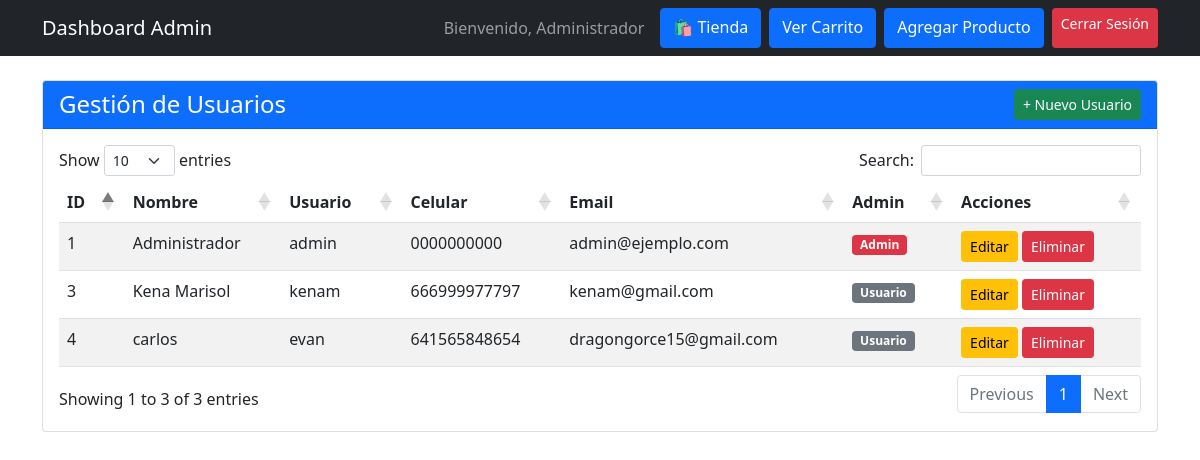
The page /dashboard (signed in) on the database as committed earlier.
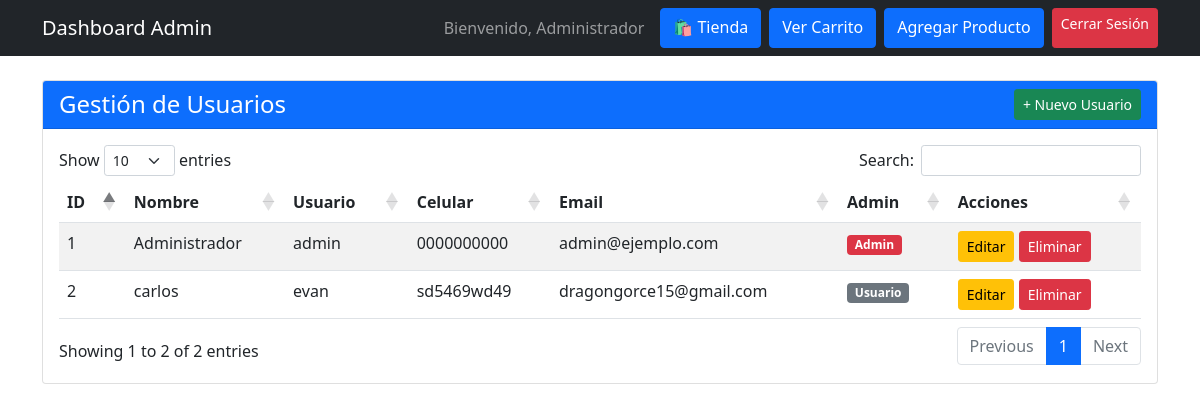
The same page on the database as committed later.
### models.py (models this page shows, shortened)
class Usuario(UserMixin, db.Model):
    id = db.Column(db.Integer, primary_key=True)
    nombre = db.Column(db.String(100), nullable=False)
    usuario = db.Column(db.String(80), unique=True, nullable=False)
    celular = db.Column(db.String(20), nullable=False)
    email = db.Column(db.String(120), unique=True, nullable=False)
    password_hash = db.Column(db.String(255), nullable=False)
    es_admin = db.Column(db.Boolean, default=False)
    fecha_registro = db.Column(db.DateTime, default=datetime.utcnow)

### app.py (the view)
@app.route('/dashboard')
@login_required
def dashboard():
    if not current_user.es_admin:
        flash('Acceso denegado. Se requieren permisos de administrador', 'error')
        return redirect(url_for('perfil'))
    usuarios = Usuario.query.all()
    return render_template('dashboard.html', usuarios=usuarios)

### app.py (called while the page is built)
@login_manager.user_loader
def load_user(user_id):
    return Usuario.query.get(int(user_id))

### templates/dashboard.html (shortened to what this page needs)
<!DOCTYPE html>
<html lang="es">
<head>
    <link href="https://cdn.jsdelivr.net/npm/bootstrap@5.1.3/dist/css/bootstrap.min.css" rel="stylesheet">
    <link href="https://cdn.datatables.net/1.11.5/css/dataTables.bootstrap5.min.css" rel="stylesheet">
</head>
<body>
    <nav class="navbar navbar-dark bg-dark">
        <div class="container">
            <span class="navbar-brand">Dashboard Admin</span>
            <div class="d-flex">
                <span class="navbar-text me-3">Bienvenido, {{ current_user.nombre }}</span>
                <a href="{{ url_for('tienda') }}" class="btn btn-primary me-2">🛍️ Tienda</a>
                <a href="{{ url_for('ver_carrito') }}" class="btn btn-primary me-2"> Ver Carrito</a>
                <a href="{{ url_for('nuevo_producto') }}" class="btn btn-primary me-2"> Agregar Producto</a>
                <a href="{{ url_for('logout') }}" class="btn btn-danger btn-sm">Cerrar Sesión</a>
            </div>
        </div>
    </nav>
    <div class="container mt-4">
        <div class="row">
            <div class="col-md-12">
                <div class="card">
                    <div class="card-header bg-primary text-white d-flex justify-content-between align-items-center">
                        <h4 class="mb-0">Gestión de Usuarios</h4>
                        <button class="btn btn-success btn-sm" data-bs-toggle="modal" data-bs-target="#crearUsuarioModal">
                            + Nuevo Usuario
                        </button>
                    </div>
                    <div class="card-body">
                        <div class="table-responsive">
                            <table id="usuariosTable" class="table table-striped">
                                <thead>
                                    <tr>
                                        <th>ID</th>
                                        <th>Nombre</th>
                                        <th>Usuario</th>
                                        <th>Celular</th>
                                        <th>Email</th>
                                        <th>Admin</th>
                                        <th>Acciones</th>
                                    </tr>
                                </thead>
                                <tbody>
                                    {% for usuario in usuarios %}
                                    <tr>
                                        <td>{{ usuario.id }}</td>
                                        <td>{{ usuario.nombre }}</td>
                                        <td>{{ usuario.usuario }}</td>
                                        <td>{{ usuario.celular }}</td>
                                        <td>{{ usuario.email }}</td>
                                        <td>
                                            {% if usuario.es_admin %}
                                                <span class="badge bg-danger">Admin</span>
                                            {% else %}
                                                <span class="badge bg-secondary">Usuario</span>
                                            {% endif %}
                                        </td>
                                        <td>
                                            <button class="btn btn-warning btn-sm" onclick="editarUsuario({{ usuario.id }})">Editar</button>
                                            <button class="btn btn-danger btn-sm" onclick="eliminarUsuario({{ usuario.id }})">Eliminar</button>
                                        </td>
                                    </tr>
                                    {% endfor %}
                                </tbody>
                            </table>
                        </div>
                    </div>
                </div>
            </div>
        </div>
    </div>
</body>
</html>

Rows that differ between the two databases and show on the page:
removed Usuario: id "3", nombre "Kena Marisol", usuario "kenam", celular "666999977797", email "kenam@gmail.com", es_admin "Usuario"
removed Usuario: id "4", nombre "carlos", usuario "evan", celular "641565848654", email "dragongorce15@gmail.com", es_admin "Usuario"
added Usuario: id "2", nombre "carlos", usuario "evan", celular "sd5469wd49", email "dragongorce15@gmail.com", es_admin "Usuario"
Other text that changed with them:
text written by a page script: "Show entries Search: Showing 1 to 3 of 3 entries Previous 1 Next" → "Show entries Search: Showing 1 to 2 of 2 entries Previous 1 Next"
